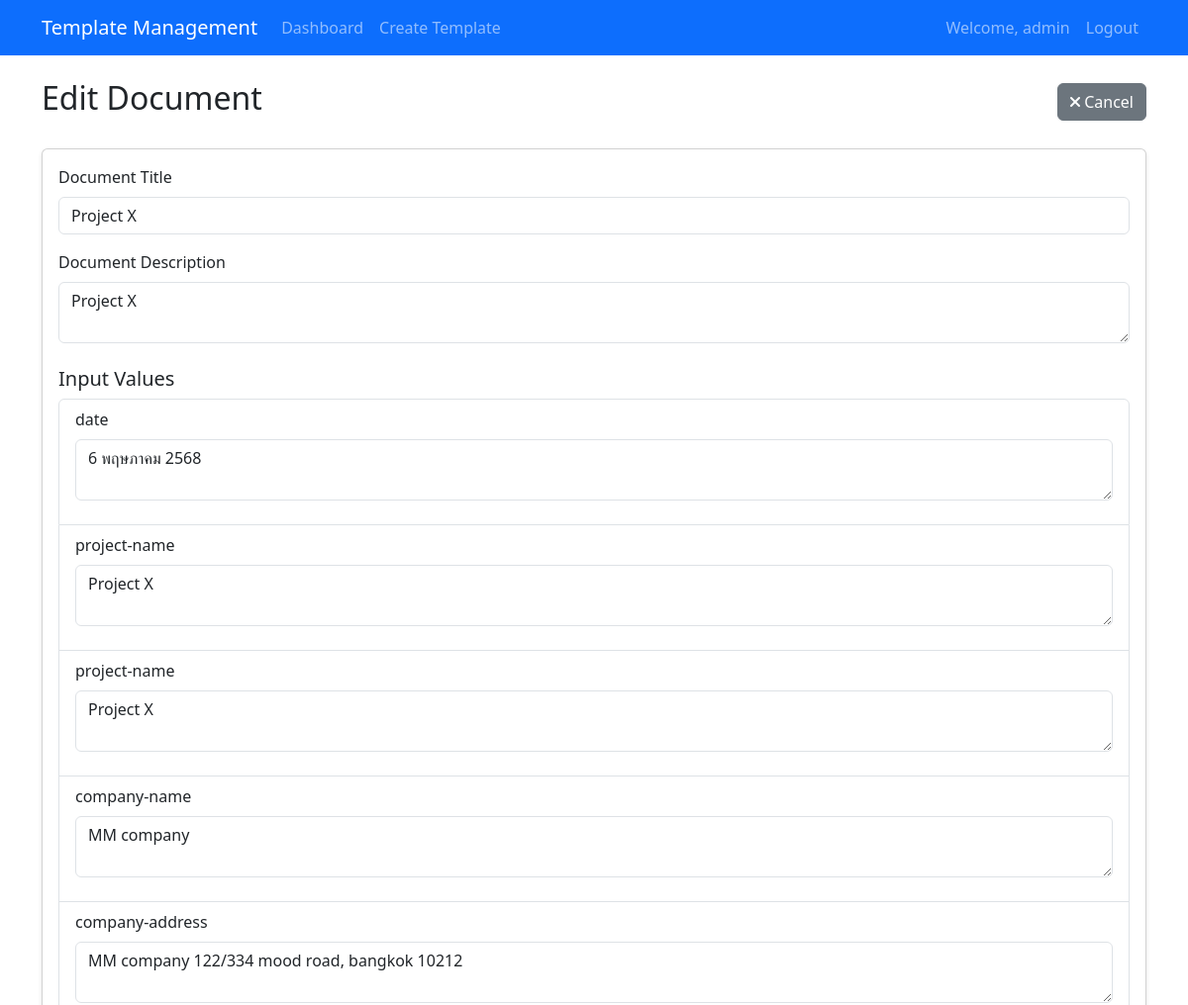
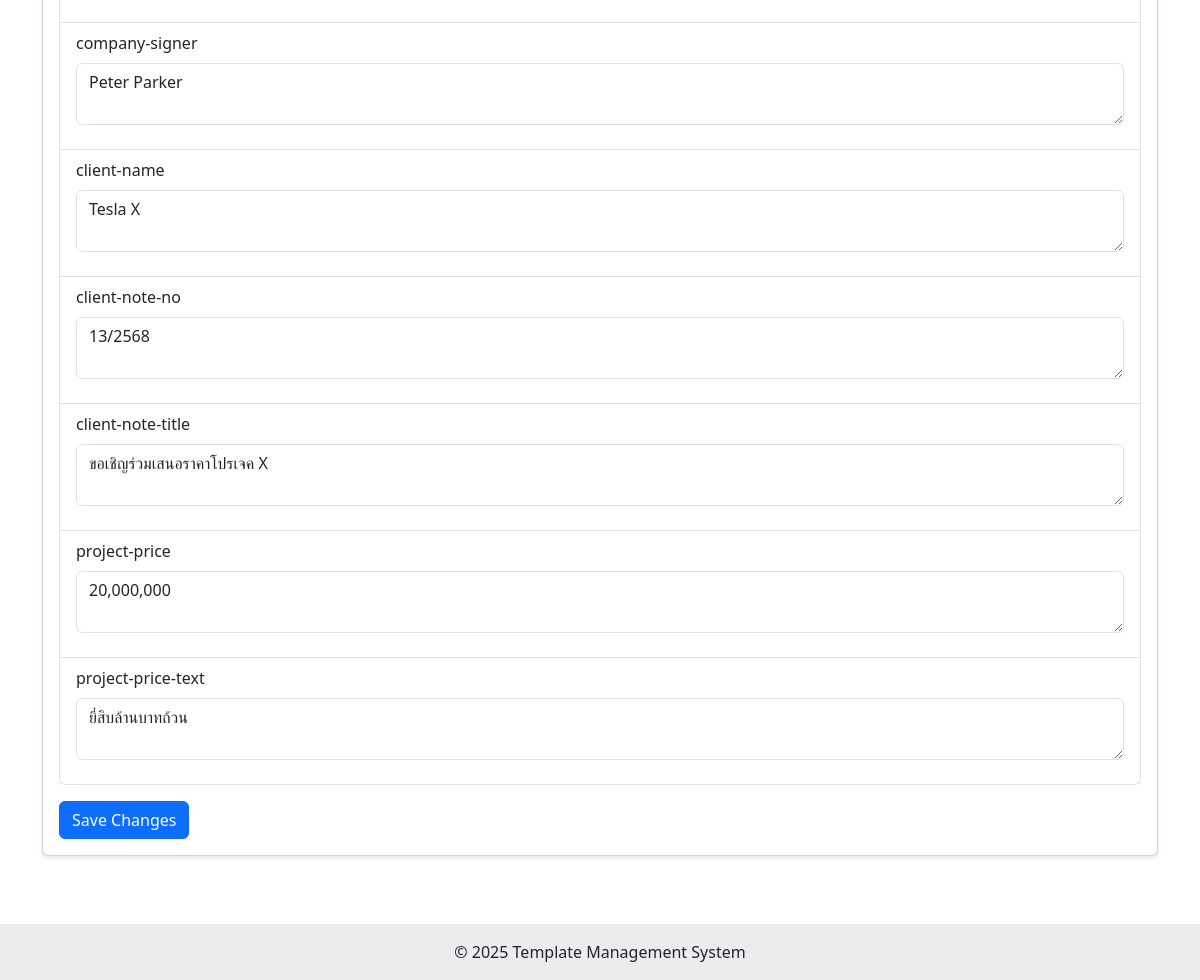
Page /documents/2/edit (signed in) on the committed database (2 pictures, top to bottom).
### database/models.py (models this page shows, shortened)
class User(Base, UserMixin):
    __tablename__ = 'users'
    id = Column(Integer, primary_key=True)
    username = Column(String(50), unique=True, nullable=False)
    email = Column(String(100), unique=True, nullable=False)
    password_hash = Column(String(200), nullable=False)
    created_at = Column(DateTime, default=datetime.datetime.utcnow)
    is_active = Column(Boolean, default=True)
    templates = relationship("Template", back_populates="creator")
    documents = relationship("Document", back_populates="creator")
    def is_active(self):
        return self.is_active

class Document(Base):
    __tablename__ = 'documents'
    id = Column(Integer, primary_key=True)
    title = Column(String(100), nullable=False)
    description = Column(Text, nullable=True)
    template_id = Column(Integer, ForeignKey('templates.id'), nullable=False)
    creator_id = Column(Integer, ForeignKey('users.id'), nullable=False)
    created_at = Column(DateTime, default=datetime.datetime.utcnow)
    modified_at = Column(DateTime, default=datetime.datetime.utcnow, onupdate=datetime.datetime.utcnow)
    template = relationship("Template", back_populates="documents")
    creator = relationship("User", back_populates="documents")
    input_values = relationship("DocumentInputValue", back_populates="document", cascade="all, delete-orphan")

class InputBox(Base):
    __tablename__ = 'input_boxes'
    id = Column(Integer, primary_key=True)
    box_id = Column(String(50), nullable=False)  # Unique identifier within the template
    template_id = Column(Integer, ForeignKey('templates.id'), nullable=False)
    label = Column(String(100), nullable=True)
    default_value = Column(Text, nullable=True)
    position = Column(Integer, nullable=True)  # For ordering boxes in display
    template = relationship("Template", back_populates="input_boxes")
    document_values = relationship("DocumentInputValue", back_populates="input_box")

class DocumentInputValue(Base):
    __tablename__ = 'document_input_values'
    id = Column(Integer, primary_key=True)
    document_id = Column(Integer, ForeignKey('documents.id'), nullable=False)
    input_box_id = Column(Integer, ForeignKey('input_boxes.id'), nullable=False)
    value = Column(Text, nullable=True)
    document = relationship("Document", back_populates="input_values")
    input_box = relationship("InputBox", back_populates="document_values")

### app/app.py (the view, shortened to what this page needs)
@app.route('/documents/<int:document_id>/edit', methods=['GET', 'POST'])
@login_required
def edit_document(document_id):
    db_session = get_session(engine)
    document = db_session.query(Document).options(joinedload(Document.template)).get(document_id)
    if not document:
        db_session.close()
        flash('Document not found', 'danger')
        return redirect(url_for('dashboard'))
    if document.creator_id != current_user.id:
        db_session.close()
        flash('You do not have permission to edit this document', 'danger')
        return redirect(url_for('dashboard'))
    input_boxes = db_session.query(InputBox).filter_by(template_id=document.template_id).order_by(InputBox.position).all()
    input_values = db_session.query(DocumentInputValue).filter_by(document_id=document.id).all()
    input_value_dict = {value.input_box_id: value.value for value in input_values}
    db_session.close()
    return render_template('edit_document.html',
                          document=document,
                          input_boxes=input_boxes,
                          input_value_dict=input_value_dict)

### app/app.py (called while the page is built)
@login_manager.user_loader
def load_user(user_id):
    db_session = get_session(engine)
    user = db_session.query(User).get(int(user_id))
    db_session.close()
    return user

### database/models.py (called while the page is built)
def get_session(engine):
    Session = sessionmaker(bind=engine)
    return Session()

### templates/edit_document.html (shortened to what this page needs)
{% extends "base.html" %}
{% block content %}
<div class="d-flex justify-content-between align-items-center">
    <h2>Edit Document</h2>
    <div>
        <a href="{{ url_for('view_document', document_id=document.id) }}" class="btn btn-secondary">
            <i class="fas fa-times"></i> Cancel
        </a>
    </div>
</div>
<div class="card mt-4">
    <div class="card-body">
        <form method="POST" action="{{ url_for('edit_document', document_id=document.id) }}">
            <div class="mb-3">
                <label for="title" class="form-label">Document Title</label>
                <input type="text" class="form-control" id="title" name="title" value="{{ document.title }}" required>
            </div>
            <div class="mb-3">
                <label for="description" class="form-label">Document Description</label>
                <textarea class="form-control" id="description" name="description" rows="2">{{ document.description or '' }}</textarea>
            </div>
            <h5 class="mt-4">Input Values</h5>
            {% if input_boxes %}
            <div class="list-group mb-3">
                {% for input_box in input_boxes %}
                <div class="list-group-item">
                    <div class="mb-3">
                        <label for="input_{{ input_box.id }}" class="form-label">{{ input_box.label }}</label>
                        <textarea class="form-control" id="input_{{ input_box.id }}" name="input_{{ input_box.id }}" rows="2">{{ input_value_dict.get(input_box.id, '') }}</textarea>
                    </div>
                </div>
                {% endfor %}
            </div>
            {% else %}
            <div class="alert alert-info">
                This template does not have any input boxes.
            </div>
            {% endif %}
            <button type="submit" class="btn btn-primary">Save Changes</button>
        </form>
    </div>
</div>
{% endblock %}

### templates/base.html (shortened to what this page needs)
<!DOCTYPE html>
<html lang="en">
<head>
    <link href="https://cdn.jsdelivr.net/npm/bootstrap@5.3.0/dist/css/bootstrap.min.css" rel="stylesheet">
    <link href="https://cdnjs.cloudflare.com/ajax/libs/font-awesome/6.0.0/css/all.min.css" rel="stylesheet">
    <link href="{{ url_for('static', filename='css/styles.css') }}" rel="stylesheet">
</head>
<body>
    <nav class="navbar navbar-expand-lg navbar-dark bg-primary">
        <div class="container">
            <a class="navbar-brand" href="{{ url_for('index') }}">Template Management</a>
            <div class="collapse navbar-collapse" id="navbarNav">
                <ul class="navbar-nav me-auto">
                    {% if current_user.is_authenticated %}
                    <li class="nav-item">
                        <a class="nav-link" href="{{ url_for('dashboard') }}">Dashboard</a>
                    </li>
                    <li class="nav-item">
                        <a class="nav-link" href="{{ url_for('create_template') }}">Create Template</a>
                    </li>
                    {% endif %}
                </ul>
                <ul class="navbar-nav">
                    {% if current_user.is_authenticated %}
                    <li class="nav-item">
                        <span class="nav-link">Welcome, {{ current_user.username }}</span>
                    </li>
                    <li class="nav-item">
                        <a class="nav-link" href="{{ url_for('logout') }}">Logout</a>
                    </li>
                    {% else %}
                    <li class="nav-item">
                        <a class="nav-link" href="{{ url_for('login') }}">Login</a>
                    </li>
                    {% endif %}
                </ul>
            </div>
        </div>
    </nav>
    <div class="container mt-4">
        {% block content %}{% endblock %}
    </div>
    <footer class="bg-light text-center text-lg-start mt-5">
        <div class="text-center p-3" style="background-color: rgba(0, 0, 0, 0.05);">
            © 2025 Template Management System
        </div>
    </footer>
</body>
</html>

### static/css/styles.css (style rules this page uses)
body { min-height: 100vh; display: flex; flex-direction: column; }
footer { margin-top: auto; }
.card { margin-bottom: 20px; box-shadow: 0 2px 4px rgba(0, 0, 0, 0.1); }
.list-group-item { transition: all 0.2s ease; }

### rows in the picture
User: username "admin"
Document: title "Project X", description "Project X"
InputBox: label "date", id "6 พฤษภาคม 2568"
InputBox: label "project-name", id "Project X"
InputBox: label "project-name", id "Project X"
InputBox: label "company-name", id "MM company"
InputBox: label "company-address", id "MM company 122/334 mood road, bangkok 10212"
InputBox: label "company-signer", id "Peter Parker"
InputBox: label "client-name", id "Tesla X"
InputBox: label "client-note-no", id "13/2568"
InputBox: label "client-note-title", id "ขอเชิญร่วมเสนอราคาโปรเจค X"
InputBox: label "project-price", id "20,000,000"
InputBox: label "project-price-text", id "ยี่สิบล้านบาทถ้วน"
